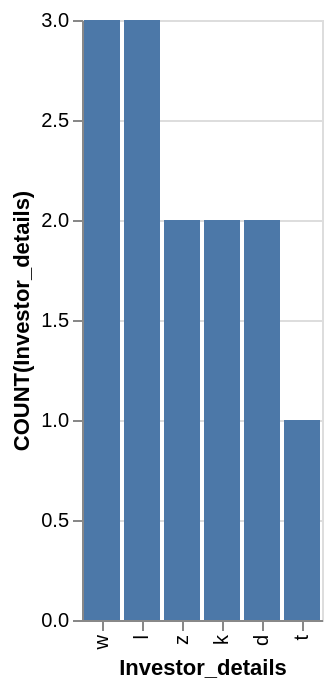

Express this chart as Vega-Lite.
### Vega-Lite specification from a JSON file in a GitHub repository (floating-point values rounded to 4 significant figures)
{"data": {"values": [{"x_data": "w", "y_data": 3}, {"x_data": "l", "y_data": 3}, {"x_data": "z", "y_data": 2}, {"x_data": "k", "y_data": 2}, {"x_data": "d", "y_data": 2}, {"x_data": "t", "y_data": 1}]}, "mark": "bar", "encoding": {"x": {"field": "x_data", "type": "nominal", "title": "Investor_details", "sort": {"op": "sum", "field": "y_data", "order": "descending"}}, "y": {"field": "y_data", "type": "quantitative", "title": "COUNT(Investor_details)"}}}
